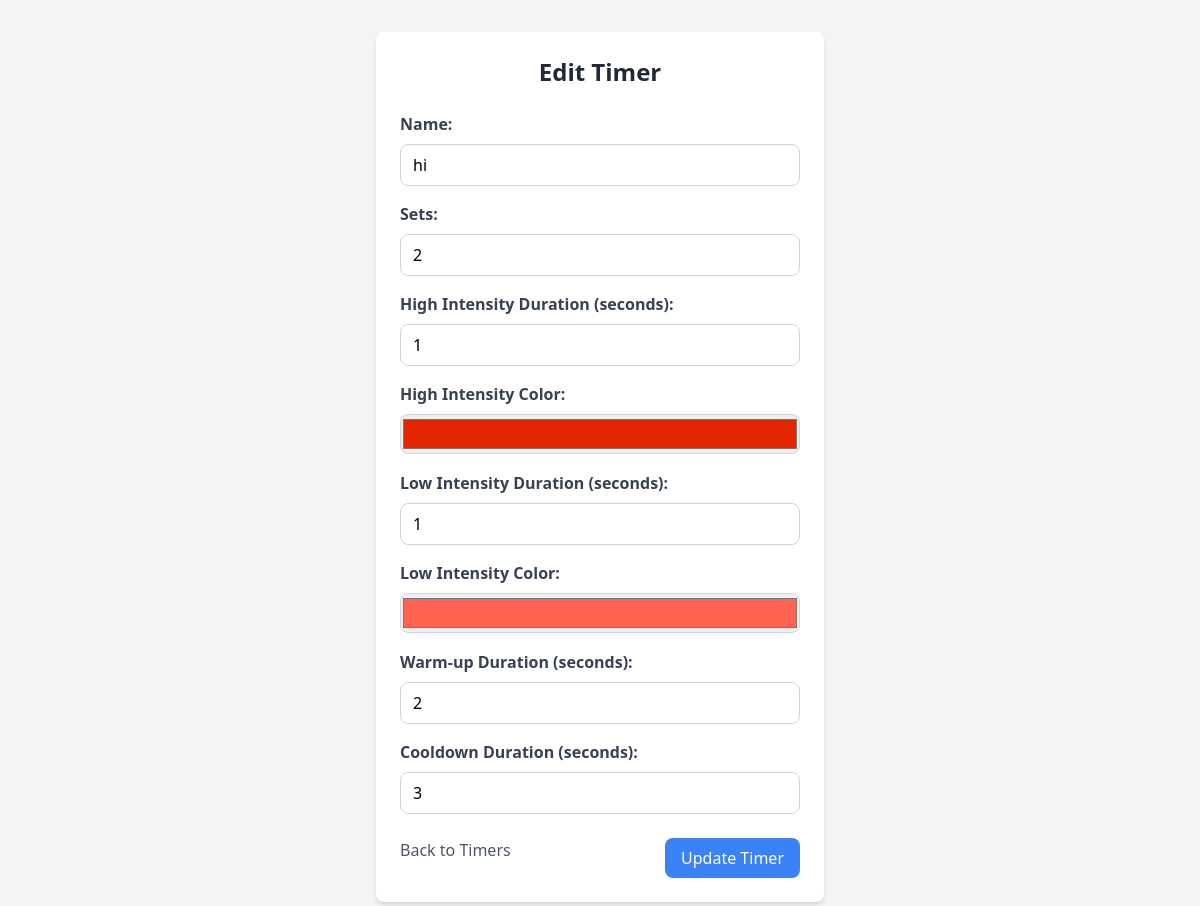
/edit_timer/1 (signed in), run on the app's committed database.
### app.py (models this page shows)
class Timer(db.Model):
    id = db.Column(db.Integer, primary_key=True)
    name = db.Column(db.String(80), nullable=False)
    sets = db.Column(db.Integer, nullable=False)
    high_intensity = db.Column(db.Integer, nullable=False)
    high_intensity_color = db.Column(db.String(7), nullable=False)
    low_intensity = db.Column(db.Integer, nullable=False)
    low_intensity_color = db.Column(db.String(7), nullable=False)
    warmup = db.Column(db.Integer, nullable=False)
    cooldown = db.Column(db.Integer, nullable=False)
    user_id = db.Column(db.Integer, db.ForeignKey('user.id'), nullable=False)

### app.py (the view, shortened to what this page needs)
@app.route('/edit_timer/<int:timer_id>', methods=['GET', 'POST'])
@login_required
def edit_timer(timer_id):
    timer = Timer.query.get_or_404(timer_id)
    if timer.user_id != current_user.id:
        flash('You do not have permission to edit this timer.')
        return redirect(url_for('view_timers'))
    return render_template('edit_timer.html', timer=timer)

### app.py (called while the page is built)
@login_manager.user_loader
def load_user(user_id):
    return User.query.get(int(user_id))

### templates/edit_timer.html (shortened to what this page needs)
<!DOCTYPE html>
<html lang="en">
<head>
    <link href="https://cdn.jsdelivr.net/npm/tailwindcss@2.2.19/dist/tailwind.min.css" rel="stylesheet">
</head>
<body class="bg-gray-100 min-h-screen">
    <div class="container mx-auto p-8">
        <div class="bg-white shadow-md rounded-lg p-6 max-w-md mx-auto">
            <h1 class="text-2xl font-bold mb-6 text-gray-800 text-center">Edit Timer</h1>
            <form method="POST">
                <div class="mb-4">
                    <label class="block text-gray-700 font-semibold mb-2">Name:</label>
                    <input type="text" name="name" value="{{ timer.name }}" required
                        class="w-full px-3 py-2 border border-gray-300 rounded-lg focus:outline-none focus:border-blue-500">
                </div>
                <div class="mb-4">
                    <label class="block text-gray-700 font-semibold mb-2">Sets:</label>
                    <input type="number" name="sets" value="{{ timer.sets }}" required
                        class="w-full px-3 py-2 border border-gray-300 rounded-lg focus:outline-none focus:border-blue-500">
                </div>
                <div class="mb-4">
                    <label class="block text-gray-700 font-semibold mb-2">High Intensity Duration (seconds):</label>
                    <input type="number" name="high_intensity" value="{{ timer.high_intensity }}" required
                        class="w-full px-3 py-2 border border-gray-300 rounded-lg focus:outline-none focus:border-blue-500">
                </div>
                <div class="mb-4">
                    <label class="block text-gray-700 font-semibold mb-2">High Intensity Color:</label>
                    <input type="color" name="high_intensity_color" value="{{ timer.high_intensity_color }}"
                        class="w-full h-10 border border-gray-300 rounded-lg focus:outline-none focus:border-blue-500">
                </div>
                <div class="mb-4">
                    <label class="block text-gray-700 font-semibold mb-2">Low Intensity Duration (seconds):</label>
                    <input type="number" name="low_intensity" value="{{ timer.low_intensity }}" required
                        class="w-full px-3 py-2 border border-gray-300 rounded-lg focus:outline-none focus:border-blue-500">
                </div>
                <div class="mb-4">
                    <label class="block text-gray-700 font-semibold mb-2">Low Intensity Color:</label>
                    <input type="color" name="low_intensity_color" value="{{ timer.low_intensity_color }}"
                        class="w-full h-10 border border-gray-300 rounded-lg focus:outline-none focus:border-blue-500">
                </div>
                <div class="mb-4">
                    <label class="block text-gray-700 font-semibold mb-2">Warm-up Duration (seconds):</label>
                    <input type="number" name="warmup" value="{{ timer.warmup }}" required
                        class="w-full px-3 py-2 border border-gray-300 rounded-lg focus:outline-none focus:border-blue-500">
                </div>
                <div class="mb-6">
                    <label class="block text-gray-700 font-semibold mb-2">Cooldown Duration (seconds):</label>
                    <input type="number" name="cooldown" value="{{ timer.cooldown }}" required
                        class="w-full px-3 py-2 border border-gray-300 rounded-lg focus:outline-none focus:border-blue-500">
                </div>
                <div class="flex justify-between">
                    <a href="{{ url_for('view_timers') }}" class="text-gray-600 hover:text-gray-800">Back to Timers</a>
                    <button type="submit" class="bg-blue-500 text-white px-4 py-2 rounded-lg hover:bg-blue-700 focus:outline-none">
                        Update Timer
                    </button>
                </div>
            </form>
        </div>
    </div>
</body>
</html>

### data on the page
Timer: name "hi", sets "2", high_intensity "1", high_intensity_color "#e32400", low_intensity "1", low_intensity_color "#ff6251", warmup "2", cooldown "3"
